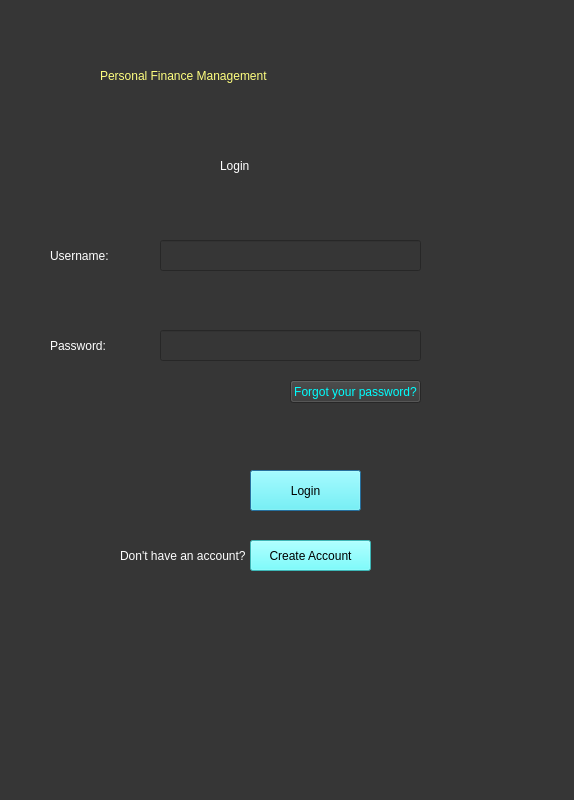
<?xml version="1.0" encoding="UTF-8"?>
<ui version="4.0">
 <class>Dialog</class>
 <widget class="QDialog" name="Dialog">
  <property name="geometry">
   <rect>
    <x>0</x>
    <y>0</y>
    <width>574</width>
    <height>800</height>
   </rect>
  </property>
  <property name="windowTitle">
   <string>Dialog</string>
  </property>
  <property name="styleSheet">
   <string notr="true">background-color: rgb(54, 54, 54);</string>
  </property>
  <widget class="QLabel" name="label">
   <property name="geometry">
    <rect>
     <x>220</x>
     <y>140</y>
     <width>101</width>
     <height>51</height>
    </rect>
   </property>
   <property name="styleSheet">
    <string notr="true">color: rgb(255, 255, 255);
font: 28pt &quot;MS Shell Dlg 2&quot;;
</string>
   </property>
   <property name="text">
    <string>Login</string>
   </property>
  </widget>
  <widget class="QLabel" name="label_2">
   <property name="geometry">
    <rect>
     <x>50</x>
     <y>240</y>
     <width>101</width>
     <height>31</height>
    </rect>
   </property>
   <property name="styleSheet">
    <string notr="true">font: 15pt &quot;MS Shell Dlg 2&quot;;
color: rgb(255, 255, 255);</string>
   </property>
   <property name="text">
    <string>Username:</string>
   </property>
  </widget>
  <widget class="QLineEdit" name="email">
   <property name="geometry">
    <rect>
     <x>160</x>
     <y>240</y>
     <width>261</width>
     <height>31</height>
    </rect>
   </property>
   <property name="styleSheet">
    <string notr="true">font: 15pt &quot;MS Shell Dlg 2&quot;;
color: rgb(243, 243, 243);</string>
   </property>
  </widget>
  <widget class="QLabel" name="label_3">
   <property name="geometry">
    <rect>
     <x>50</x>
     <y>330</y>
     <width>91</width>
     <height>31</height>
    </rect>
   </property>
   <property name="styleSheet">
    <string notr="true">font: 15pt &quot;MS Shell Dlg 2&quot;;
color: rgb(255, 255, 255);</string>
   </property>
   <property name="text">
    <string>Password:</string>
   </property>
  </widget>
  <widget class="QLineEdit" name="password">
   <property name="geometry">
    <rect>
     <x>160</x>
     <y>330</y>
     <width>261</width>
     <height>31</height>
    </rect>
   </property>
   <property name="styleSheet">
    <string notr="true">font: 15pt &quot;MS Shell Dlg 2&quot;;
color: rgb(243, 243, 243);</string>
   </property>
   <property name="text">
    <string/>
   </property>
  </widget>
  <widget class="QPushButton" name="loginbutton">
   <property name="geometry">
    <rect>
     <x>250</x>
     <y>470</y>
     <width>111</width>
     <height>41</height>
    </rect>
   </property>
   <property name="styleSheet">
    <string notr="true">background-color: rgb(85, 255, 255);
font: 16pt &quot;MS Shell Dlg 2&quot;;</string>
   </property>
   <property name="text">
    <string>Login</string>
   </property>
  </widget>
  <widget class="QLabel" name="label_4">
   <property name="geometry">
    <rect>
     <x>120</x>
     <y>540</y>
     <width>131</width>
     <height>31</height>
    </rect>
   </property>
   <property name="styleSheet">
    <string notr="true">color: rgb(255, 255, 255);</string>
   </property>
   <property name="text">
    <string>Don't have an account?</string>
   </property>
  </widget>
  <widget class="QPushButton" name="createaccbutton">
   <property name="geometry">
    <rect>
     <x>250</x>
     <y>540</y>
     <width>121</width>
     <height>31</height>
    </rect>
   </property>
   <property name="styleSheet">
    <string notr="true">background-color: rgb(85, 255, 255);
color: rgb(0, 0, 0);
font: 75 8pt &quot;MS Shell Dlg 2&quot;;</string>
   </property>
   <property name="text">
    <string>Create Account</string>
   </property>
  </widget>
  <widget class="QLabel" name="label_5">
   <property name="geometry">
    <rect>
     <x>100</x>
     <y>50</y>
     <width>361</width>
     <height>51</height>
    </rect>
   </property>
   <property name="styleSheet">
    <string notr="true">color: rgb(255, 255, 127);
font: 20pt &quot;MS Shell Dlg 2&quot;;
</string>
   </property>
   <property name="text">
    <string>Personal Finance Management</string>
   </property>
  </widget>
  <widget class="QPushButton" name="forgotpassword">
   <property name="geometry">
    <rect>
     <x>290</x>
     <y>380</y>
     <width>131</width>
     <height>23</height>
    </rect>
   </property>
   <property name="styleSheet">
    <string notr="true">color: rgb(0, 255, 255)</string>
   </property>
   <property name="text">
    <string>Forgot your password?</string>
   </property>
  </widget>
 </widget>
 <resources/>
 <connections/>
</ui>
